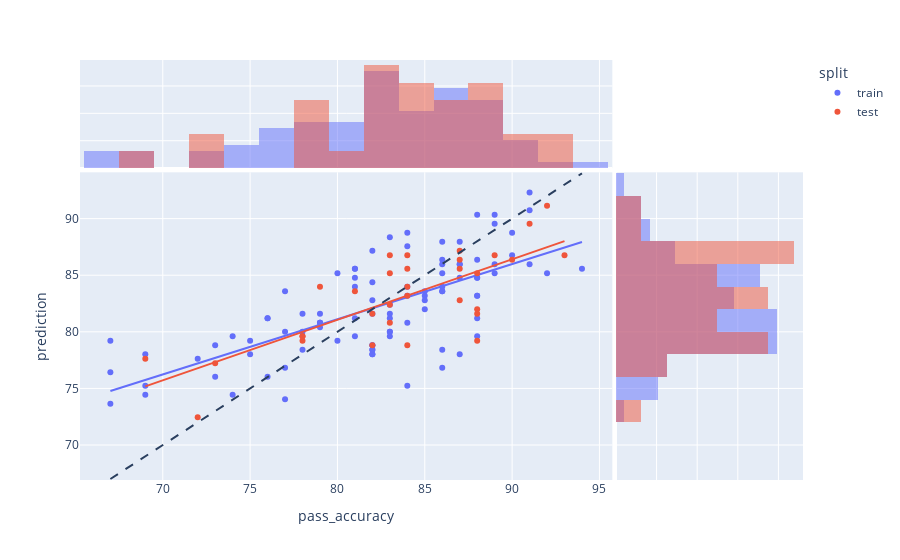

Notebook code cell kept with this figure:
### Markdown cell above
This shows the simplest way to compare the predicted output vs. the actual output. A good model will have most of the scatter dots near the diagonal black line.

#### (2) Enhaned prediction error analysis

### Code cell
# Split data into training and test splits
train_idx, test_idx = train_test_split(df.index, test_size=0.25, random_state=0)
df['split'] = 'train'
df.loc[test_idx, 'split'] = 'test'

X = df['ball_possession'].values.reshape(-1, 1)
y = df['pass_accuracy']
X_train = df.loc[train_idx, 'ball_possession'].values.reshape(-1, 1)
y_train = df.loc[train_idx, 'pass_accuracy']

# Condition the model on Ball Possession, predict the Pass Accuracy
model = LinearRegression()
model.fit(X_train, y_train)
df['prediction'] = model.predict(X)

fig = px.scatter(df, x='pass_accuracy', y='prediction', marginal_x='histogram', marginal_y='histogram',
                color='split', trendline='ols')
fig.update_traces(histnorm='probability', selector={'type':'histogram'})
fig.add_shape(
    type="line", line=dict(dash='dash'),
    x0=y.min(), y0=y.min(),
    x1=y.max(), y1=y.max()
    )
fig.show()

### Figure 1 — Plotly figure (JSON) as saved in the notebook; plotly's stock layout.template omitted (floating-point values rounded to 4 significant figures)
{"data": [{"hovertemplate": "split=train<br>pass_accuracy=%{x}<br>prediction=%{y}<extra></extra>", "legendgroup": "train", "marker": {"color": "#636efa", "symbol": "circle"}, "mode": "markers", "name": "train", "orientation": "v", "showlegend": true, "type": "scatter", "x": [78, 86, 86, 86, 86, 87, 85, 67, 85, 84, 84, 83, 88, 82, 88, 83, 79, 82, 91, 82, 87, 81, 76, 76, 77, 88, 86, 69, 89, 85, 77, 81, 81, 80, 90, 73, 75, 84, 82, 82, 89, 91, 77, 94, 79, 79, 82, 88, 83, 90, 82, 84, 69, 89, 72, 86, 81, 76, 84, 73, 87, 74, 88, 83, 67, 78, 88, 82, 86, 77, 87, 88, 86, 69, 91, 81, 79, 83, 85, 87, 83, 84, 78, 82, 67, 81, 89, 83, 74, 80, 82, 86, 79, 88, 92, 75], "xaxis": "x", "y": [78.42, 86.36, 85.17, 87.95, 76.83, 78.02, 81.99, 73.66, 83.18, 83.98, 80.8, 82.39, 86.36, 78.42, 83.18, 81.6, 81.6, 78.02, 85.96, 78.82, 85.96, 79.61, 81.2, 81.2, 83.58, 81.2, 83.58, 74.45, 90.33, 82.79, 80.01, 84.77, 85.57, 79.21, 88.74, 76.04, 79.21, 83.18, 81.6, 78.82, 85.96, 90.73, 74.05, 85.57, 80.8, 80.4, 84.38, 84.77, 80.01, 86.76, 78.02, 75.24, 75.24, 89.54, 77.63, 83.58, 81.2, 76.04, 88.74, 78.82, 85.96, 74.45, 90.33, 88.35, 76.43, 80.01, 84.77, 78.42, 83.98, 76.83, 87.95, 83.18, 85.96, 78.02, 92.32, 83.98, 80.8, 81.2, 83.58, 84.77, 80.01, 87.55, 81.6, 82.79, 79.21, 85.57, 85.17, 79.61, 79.61, 85.17, 87.15, 78.42, 80.8, 79.61, 85.17, 78.02], "yaxis": "y"}, {"alignmentgroup": "True", "bingroup": "x", "histnorm": "probability", "hovertemplate": "split=train<br>pass_accuracy=%{x}<br>count=%{y}<extra></extra>", "legendgroup": "train", "marker": {"color": "#636efa"}, "name": "train", "offsetgroup": "train", "opacity": 0.5, "showlegend": false, "type": "histogram", "x": [78, 86, 86, 86, 86, 87, 85, 67, 85, 84, 84, 83, 88, 82, 88, 83, 79, 82, 91, 82, 87, 81, 76, 76, 77, 88, 86, 69, 89, 85, 77, 81, 81, 80, 90, 73, 75, 84, 82, 82, 89, 91, 77, 94, 79, 79, 82, 88, 83, 90, 82, 84, 69, 89, 72, 86, 81, 76, 84, 73, 87, 74, 88, 83, 67, 78, 88, 82, 86, 77, 87, 88, 86, 69, 91, 81, 79, 83, 85, 87, 83, 84, 78, 82, 67, 81, 89, 83, 74, 80, 82, 86, 79, 88, 92, 75], "xaxis": "x3", "yaxis": "y3"}, {"alignmentgroup": "True", "bingroup": "y", "histnorm": "probability", "hovertemplate": "split=train<br>prediction=%{y}<br>count=%{x}<extra></extra>", "legendgroup": "train", "marker": {"color": "#636efa"}, "name": "train", "offsetgroup": "train", "opacity": 0.5, "showlegend": false, "type": "histogram", "xaxis": "x2", "y": [78.42, 86.36, 85.17, 87.95, 76.83, 78.02, 81.99, 73.66, 83.18, 83.98, 80.8, 82.39, 86.36, 78.42, 83.18, 81.6, 81.6, 78.02, 85.96, 78.82, 85.96, 79.61, 81.2, 81.2, 83.58, 81.2, 83.58, 74.45, 90.33, 82.79, 80.01, 84.77, 85.57, 79.21, 88.74, 76.04, 79.21, 83.18, 81.6, 78.82, 85.96, 90.73, 74.05, 85.57, 80.8, 80.4, 84.38, 84.77, 80.01, 86.76, 78.02, 75.24, 75.24, 89.54, 77.63, 83.58, 81.2, 76.04, 88.74, 78.82, 85.96, 74.45, 90.33, 88.35, 76.43, 80.01, 84.77, 78.42, 83.98, 76.83, 87.95, 83.18, 85.96, 78.02, 92.32, 83.98, 80.8, 81.2, 83.58, 84.77, 80.01, 87.55, 81.6, 82.79, 79.21, 85.57, 85.17, 79.61, 79.61, 85.17, 87.15, 78.42, 80.8, 79.61, 85.17, 78.02], "yaxis": "y2"}, {"hovertemplate": "<b>OLS trendline</b><br>prediction = 0.487255 * pass_accuracy + 42.1305<br>R<sup>2</sup>=0.487255<br><br>split=train<br>pass_accuracy=%{x}<br>prediction=%{y} <b>(trend)</b><extra></extra>", "legendgroup": "train", "marker": {"color": "#636efa", "symbol": "circle"}, "mode": "lines", "name": "train", "showlegend": false, "type": "scatter", "x": [67, 67, 67, 69, 69, 69, 72, 73, 73, 74, 74, 75, 75, 76, 76, 76, 77, 77, 77, 77, 78, 78, 78, 79, 79, 79, 79, 79, 80, 80, 81, 81, 81, 81, 81, 81, 82, 82, 82, 82, 82, 82, 82, 82, 82, 82, 83, 83, 83, 83, 83, 83, 83, 84, 84, 84, 84, 84, 84, 85, 85, 85, 85, 86, 86, 86, 86, 86, 86, 86, 86, 86, 87, 87, 87, 87, 87, 88, 88, 88, 88, 88, 88, 88, 88, 89, 89, 89, 89, 90, 90, 91, 91, 91, 92, 94], "xaxis": "x", "y": [74.78, 74.78, 74.78, 75.75, 75.75, 75.75, 77.21, 77.7, 77.7, 78.19, 78.19, 78.67, 78.67, 79.16, 79.16, 79.16, 79.65, 79.65, 79.65, 79.65, 80.14, 80.14, 80.14, 80.62, 80.62, 80.62, 80.62, 80.62, 81.11, 81.11, 81.6, 81.6, 81.6, 81.6, 81.6, 81.6, 82.09, 82.09, 82.09, 82.09, 82.09, 82.09, 82.09, 82.09, 82.09, 82.09, 82.57, 82.57, 82.57, 82.57, 82.57, 82.57, 82.57, 83.06, 83.06, 83.06, 83.06, 83.06, 83.06, 83.55, 83.55, 83.55, 83.55, 84.03, 84.03, 84.03, 84.03, 84.03, 84.03, 84.03, 84.03, 84.03, 84.52, 84.52, 84.52, 84.52, 84.52, 85.01, 85.01, 85.01, 85.01, 85.01, 85.01, 85.01, 85.01, 85.5, 85.5, 85.5, 85.5, 85.98, 85.98, 86.47, 86.47, 86.47, 86.96, 87.93], "yaxis": "y"}, {"hovertemplate": "split=test<br>pass_accuracy=%{x}<br>prediction=%{y}<extra></extra>", "legendgroup": "test", "marker": {"color": "#EF553B", "symbol": "circle"}, "mode": "markers", "name": "test", "orientation": "v", "showlegend": true, "type": "scatter", "x": [78, 93, 87, 92, 82, 83, 84, 89, 82, 88, 81, 88, 84, 78, 87, 88, 84, 91, 87, 87, 83, 78, 83, 88, 84, 84, 72, 73, 69, 90, 79, 83], "xaxis": "x", "y": [79.61, 86.76, 82.79, 91.12, 81.6, 82.39, 83.18, 86.76, 78.82, 85.17, 83.58, 81.99, 85.57, 79.21, 85.57, 79.21, 83.98, 89.54, 87.15, 86.36, 80.8, 79.61, 85.17, 81.6, 78.82, 86.76, 72.46, 77.23, 77.63, 86.36, 83.98, 86.76], "yaxis": "y"}, {"alignmentgroup": "True", "bingroup": "x", "histnorm": "probability", "hovertemplate": "split=test<br>pass_accuracy=%{x}<br>count=%{y}<extra></extra>", "legendgroup": "test", "marker": {"color": "#EF553B"}, "name": "test", "offsetgroup": "test", "opacity": 0.5, "showlegend": false, "type": "histogram", "x": [78, 93, 87, 92, 82, 83, 84, 89, 82, 88, 81, 88, 84, 78, 87, 88, 84, 91, 87, 87, 83, 78, 83, 88, 84, 84, 72, 73, 69, 90, 79, 83], "xaxis": "x3", "yaxis": "y3"}, {"alignmentgroup": "True", "bingroup": "y", "histnorm": "probability", "hovertemplate": "split=test<br>prediction=%{y}<br>count=%{x}<extra></extra>", "legendgroup": "test", "marker": {"color": "#EF553B"}, "name": "test", "offsetgroup": "test", "opacity": 0.5, "showlegend": false, "type": "histogram", "xaxis": "x2", "y": [79.61, 86.76, 82.79, 91.12, 81.6, 82.39, 83.18, 86.76, 78.82, 85.17, 83.58, 81.99, 85.57, 79.21, 85.57, 79.21, 83.98, 89.54, 87.15, 86.36, 80.8, 79.61, 85.17, 81.6, 78.82, 86.76, 72.46, 77.23, 77.63, 86.36, 83.98, 86.76], "yaxis": "y2"}, {"hovertemplate": "<b>OLS trendline</b><br>prediction = 0.534655 * pass_accuracy + 38.2869<br>R<sup>2</sup>=0.569842<br><br>split=test<br>pass_accuracy=%{x}<br>prediction=%{y} <b>(trend)</b><extra></extra>", "legendgroup": "test", "marker": {"color": "#EF553B", "symbol": "circle"}, "mode": "lines", "name": "test", "showlegend": false, "type": "scatter", "x": [69, 72, 73, 78, 78, 78, 79, 81, 82, 82, 83, 83, 83, 83, 84, 84, 84, 84, 84, 87, 87, 87, 87, 88, 88, 88, 88, 89, 90, 91, 92, 93], "xaxis": "x", "y": [75.18, 76.78, 77.32, 79.99, 79.99, 79.99, 80.52, 81.59, 82.13, 82.13, 82.66, 82.66, 82.66, 82.66, 83.2, 83.2, 83.2, 83.2, 83.2, 84.8, 84.8, 84.8, 84.8, 85.34, 85.34, 85.34, 85.34, 85.87, 86.41, 86.94, 87.48, 88.01], "yaxis": "y"}], "layout": {"barmode": "overlay", "legend": {"title": {"text": "split"}, "tracegroupgap": 0}, "margin": {"t": 60}, "shapes": [{"line": {"dash": "dash"}, "type": "line", "x0": 67, "x1": 94, "y0": 67, "y1": 94}], "xaxis": {"anchor": "y", "domain": [0, 0.7363], "title": {"text": "pass_accuracy"}}, "xaxis2": {"anchor": "y2", "domain": [0.7413, 1], "matches": "x2", "showgrid": true, "showline": false, "showticklabels": false, "ticks": ""}, "xaxis3": {"anchor": "y3", "domain": [0, 0.7363], "matches": "x", "showgrid": true, "showticklabels": false}, "xaxis4": {"anchor": "y4", "domain": [0.7413, 1], "matches": "x2", "showgrid": true, "showline": false, "showticklabels": false, "ticks": ""}, "yaxis": {"anchor": "x", "domain": [0, 0.7326], "title": {"text": "prediction"}}, "yaxis2": {"anchor": "x2", "domain": [0, 0.7326], "matches": "y", "showgrid": true, "showticklabels": false}, "yaxis3": {"anchor": "x3", "domain": [0.7426, 1], "matches": "y3", "showgrid": true, "showline": false, "showticklabels": false, "ticks": ""}, "yaxis4": {"anchor": "x4", "domain": [0.7426, 1], "matches": "y3", "showgrid": true, "showline": false, "showticklabels": false, "ticks": ""}}}
